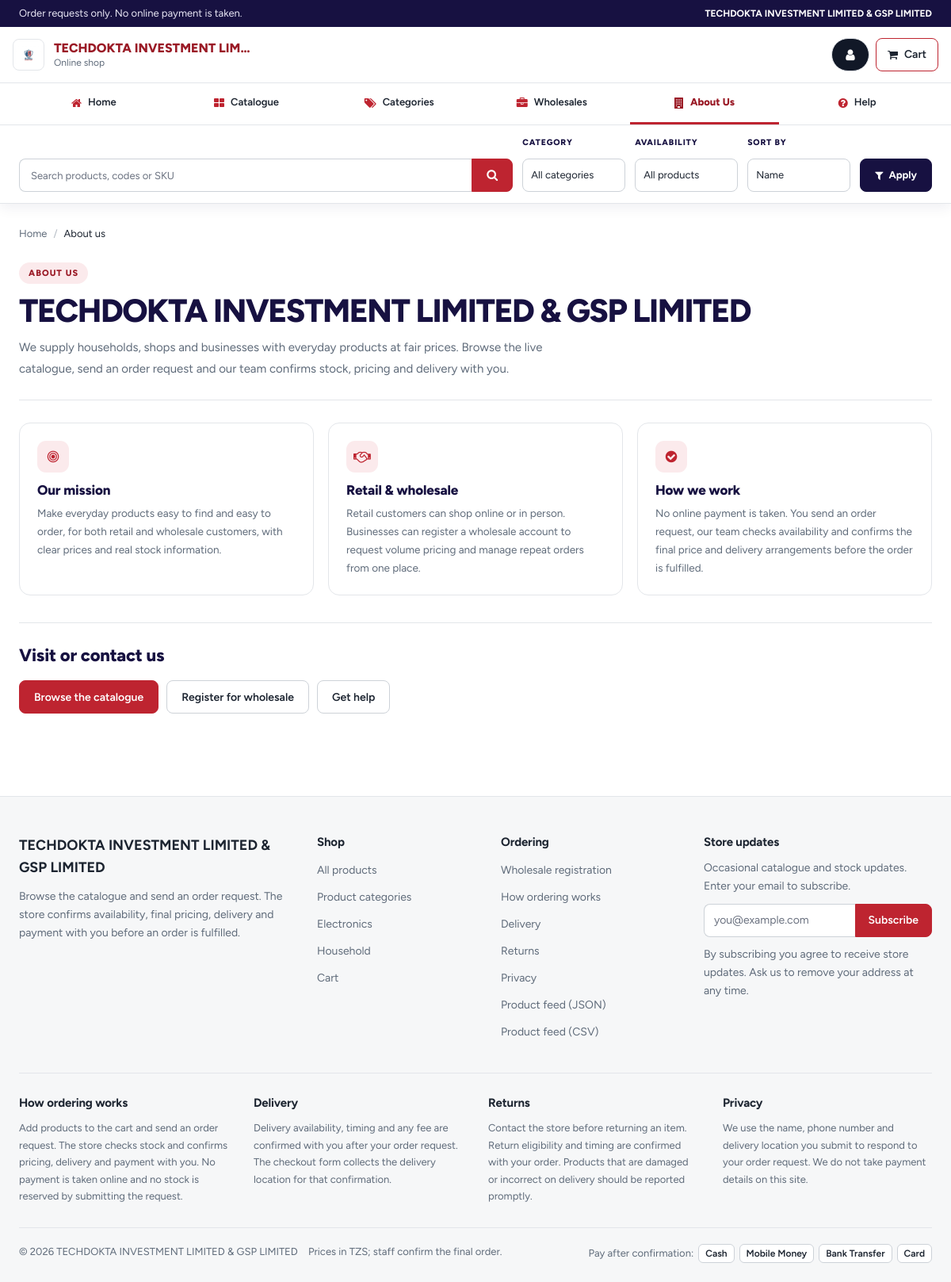
Page /about.php on the committed database.
### tables this page shows
CREATE TABLE `system_settings` (
  `setting_id` int(10) UNSIGNED NOT NULL,
  `tenant_id` int(10) UNSIGNED NOT NULL,
  `company_name` varchar(191) DEFAULT NULL,
  `company_email` varchar(191) DEFAULT NULL,
  `company_phone` varchar(50) DEFAULT NULL,
  `company_address` text DEFAULT NULL,
  `default_currency` varchar(10) NOT NULL DEFAULT 'TZS',
  `invoice_prefix` varchar(20) NOT NULL DEFAULT 'INV-',
  `invoice_next_number` int(10) UNSIGNED NOT NULL DEFAULT 1001,
  `apply_tax` tinyint(1) NOT NULL DEFAULT 1,
  `logo_path` varchar(255) DEFAULT NULL
);

CREATE TABLE `product_categories` (
  `category_id` int(10) UNSIGNED NOT NULL,
  `tenant_id` int(10) UNSIGNED NOT NULL,
  `parent_category_id` int(10) UNSIGNED DEFAULT NULL,
  `name` varchar(191) NOT NULL,
  `description` text DEFAULT NULL
);

CREATE TABLE `payment_methods` (
  `payment_method_id` int(10) UNSIGNED NOT NULL,
  `tenant_id` int(10) UNSIGNED NOT NULL,
  `name` varchar(100) NOT NULL
);

### helpers.php (called while the page is built, shortened)
<?php
function e($value) {
    return htmlspecialchars((string)$value, ENT_QUOTES, 'UTF-8');
}
function fetch_one($sql, ...$params) {
    global $conn;
    $stmt = $conn->prepare($sql);
    if ($params) {
        $types = '';
        foreach ($params as $p) {
            $types .= is_int($p) ? 'i' : (is_float($p) ? 'd' : 's');
        }
        $stmt->bind_param($types, ...$params);
    }
    $stmt->execute();
    $row = $stmt->get_result()->fetch_assoc();
    return $row;
}
function fetch_all($sql, ...$params) {
    global $conn;
    $stmt = $conn->prepare($sql);
    if ($params) {
        $types = '';
        foreach ($params as $p) {
            $types .= is_int($p) ? 'i' : (is_float($p) ? 'd' : 's');
        }
        $stmt->bind_param($types, ...$params);
    }
    $stmt->execute();
    $rows = $stmt->get_result()->fetch_all(MYSQLI_ASSOC);
    return $rows;
}

### storefront.php (called while the page is built, shortened)
<?php
function storefront_tenant() {
    $tenant = fetch_one(
        "SELECT t.*
           FROM tenants t
           LEFT JOIN system_settings s ON s.tenant_id = t.tenant_id
          ORDER BY (s.setting_id IS NULL) ASC, t.tenant_id ASC
          LIMIT 1"
    );
    return $tenant;
}
function storefront_settings($tenant) {
    $tenant_id = (int)($tenant['tenant_id'] ?? 0);
    $settings = $tenant_id > 0
        ? fetch_one("SELECT * FROM system_settings WHERE tenant_id = ? LIMIT 1", $tenant_id)
        : null;
    return $settings;
}
function storefront_company_name($tenant, $settings = null) {
    $name = trim((string)($settings['company_name'] ?? ''));
    return $name;
}
function storefront_currency($tenant, $settings = null) {
    if (is_array($settings) && !empty($settings['default_currency'])) {
        return (string)$settings['default_currency'];
    }
    return (string)($tenant['currency_code'] ?? 'TZS');
}
function storefront_cart() {
    $raw = $_SESSION['storefront_cart'] ?? [];
    $cart = [];
    return $cart;
}
function storefront_cart_count() {
    return array_sum(storefront_cart());
}
function storefront_image_path($path) {
    $path = trim((string)$path);
    $path = str_replace('\\', '/', $path);
    return file_exists(__DIR__ . '/' . ltrim($path, '/')) ? ltrim($path, '/') : '';
}
function storefront_logo($settings) {
    $logo = storefront_image_path($settings['logo_path'] ?? '');
    if ($logo !== '') return $logo;
    return file_exists(__DIR__ . '/assets/images/logo.png') ? 'assets/images/logo.png' : '';
}
function storefront_categories($tenant_id) {
    return fetch_all(
        "SELECT category_id, name
           FROM product_categories
          WHERE tenant_id = ?
          ORDER BY name ASC",
        (int)$tenant_id
    );
}
function storefront_payment_methods($tenant_id) {
    return fetch_all(
        "SELECT name FROM payment_methods WHERE tenant_id = ? ORDER BY payment_method_id",
        (int)$tenant_id
    );
}

### about.php (the view, shortened to what this page needs)
<?php
require_once __DIR__ . '/storefront.php';
$sf_tenant = storefront_tenant();
$sf_settings = storefront_settings($sf_tenant);
$sf_currency = storefront_currency($sf_tenant, $sf_settings);
$sf_tenant_id = (int)$sf_tenant['tenant_id'];
require __DIR__ . '/storefront-header.php';
?>
<main class="sf-main" id="sf-main">
    <?php require __DIR__ . '/storefront-filter-bar.php'; ?>
    <div class="sf-container sf-page">
        <nav aria-label="Breadcrumb">
            <ol class="sf-breadcrumb">
                <li><a href="index.php">Home</a></li>
                <li aria-current="page">About us</li>
            </ol>
        </nav>
        <div class="sf-info-hero">
            <span class="sf-info-eyebrow">About us</span>
            <h1><?php echo e($sf_company); ?></h1>
            <p>We supply households, shops and businesses with everyday products at fair prices.
               Browse the live catalogue, send an order request and our team confirms stock, pricing and delivery with you.</p>
        </div>
        <div class="sf-info-grid">
            <section class="sf-info-card">
                <i class="fa fa-bullseye" aria-hidden="true"></i>
                <h2>Our mission</h2>
                <p>Make everyday products easy to find and easy to order, for both retail and wholesale customers,
                   with clear prices and real stock information.</p>
            </section>
            <section class="sf-info-card">
                <i class="fa fa-handshake-o" aria-hidden="true"></i>
                <h2>Retail &amp; wholesale</h2>
                <p>Retail customers can shop online or in person. Businesses can register a wholesale account
                   to request volume pricing and manage repeat orders from one place.</p>
            </section>
            <section class="sf-info-card">
                <i class="fa fa-check-circle" aria-hidden="true"></i>
                <h2>How we work</h2>
                <p>No online payment is taken. You send an order request, our team checks availability and confirms
                   the final price and delivery arrangements before the order is fulfilled.</p>
            </section>
        </div>
        <section class="sf-info-section">
            <h2>Visit or contact us</h2>
            <div class="sf-info-actions">
                <a class="sf-btn sf-btn-primary" href="index.php?all=1#catalogue">Browse the catalogue</a>
                <a class="sf-btn" href="wholesale-registration.php">Register for wholesale</a>
                <a class="sf-btn" href="help.php">Get help</a>
            </div>
        </section>
    </div>
</main>
<?php require __DIR__ . '/storefront-footer.php'; ?>

### storefront-header.php (shortened to what this page needs)
<?php
$sf_settings = $sf_settings ?? storefront_settings($sf_tenant);
$sf_company = storefront_company_name($sf_tenant, $sf_settings);
$sf_logo = storefront_logo($sf_settings);
$sf_cart_count = storefront_cart_count();
$sf_search_q = $sf_search_q ?? '';
$sf_tenant_id = $sf_tenant_id ?? (int)$sf_tenant['tenant_id'];
$sf_nav_categories = $sf_nav_categories ?? storefront_categories($sf_tenant_id);
$sf_is_catalogue = basename((string)($_SERVER['SCRIPT_NAME'] ?? '')) === 'index.php';
$sf_current_script = basename((string)($_SERVER['SCRIPT_NAME'] ?? 'index.php'));
$sf_is_shop_all = $sf_is_catalogue && !empty($_GET['all']);
$sf_is_category_filter = $sf_is_catalogue && !empty($sf_category) && !$sf_is_shop_all;
$sf_tab_home = $sf_is_catalogue && !$sf_is_shop_all && !$sf_is_category_filter && $sf_search_q === '';
$sf_tab_catalogue = $sf_is_catalogue && !$sf_tab_home;
?>
<!DOCTYPE html>
<html lang="en">
<head>
    <link href="https://fonts.bunny.net/css?family=figtree:400,500,600,700,800,900|plus-jakarta-sans:400,500,600,700,800,900&display=swap" rel="stylesheet">
    <link rel="stylesheet" href="assets/css/bootstrap.min.css?v=<?php echo filemtime('assets/css/bootstrap.min.css'); ?>">
    <link rel="stylesheet" href="assets/css/font-awesome.min.css?v=<?php echo filemtime('assets/css/font-awesome.min.css'); ?>">
    <link rel="stylesheet" href="assets/css/storefront.css?v=<?php echo filemtime('assets/css/storefront.css'); ?>">
    <link rel="stylesheet" href="assets/css/visionshop-tailwind.css?v=<?php echo filemtime('assets/css/visionshop-tailwind.css'); ?>">
</head>
<body class="sf-body">
<header class="sf-header">
    <div class="sf-topbar">
        <div class="sf-container sf-topbar-inner">
            <span>Order requests only. No online payment is taken.</span>
            <nav class="sf-company-links" aria-label="About our company">
                <a href="index.php#about-us"><?php echo e($sf_company); ?></a>
            </nav>
        </div>
    </div>
    <div class="sf-header-inner">
        <a class="sf-brand" href="index.php" aria-label="<?php echo e($sf_company); ?> Online shop home">
            <?php if ($sf_logo !== ''): ?>
                <img src="<?php echo e($sf_logo); ?>" alt="" class="sf-brand-logo">
            <?php endif; ?>
            <span class="sf-brand-text">
                <strong><?php echo e($sf_company); ?></strong>
                <small>Online shop</small>
            </span>
        </a>
        <div class="sf-actions">
            <a class="sf-header-link" href="login.php" aria-label="Log in" title="Log in">
                <i class="fa fa-user" aria-hidden="true"></i>
            </a>
            <a class="sf-cart-link" href="cart.php" aria-label="Cart, <?php echo (int)$sf_cart_count; ?> item(s)">
                <i class="fa fa-shopping-cart" aria-hidden="true"></i>
                <span>Cart</span>
            </a>
        </div>
    </div>
    <div class="sf-tabbar">
        <div class="sf-container">
            <nav class="sf-tabs" aria-label="Shop navigation">
                <a class="sf-tab" href="index.php" <?php echo $sf_tab_home ? 'aria-current="page"' : ''; ?>>
                    <i class="fa fa-home" aria-hidden="true"></i><span>Home</span>
                </a>
                <a class="sf-tab" href="index.php?all=1#catalogue" <?php echo $sf_tab_catalogue ? 'aria-current="page"' : ''; ?>>
                    <i class="fa fa-th-large" aria-hidden="true"></i><span>Catalogue</span>
                </a>
                <a class="sf-tab" href="categories.php" <?php echo $sf_current_script === 'categories.php' ? 'aria-current="page"' : ''; ?>>
                    <i class="fa fa-tags" aria-hidden="true"></i><span>Categories</span>
                </a>
                <a class="sf-tab" href="wholesale-registration.php" <?php echo $sf_current_script === 'wholesale-registration.php' ? 'aria-current="page"' : ''; ?>>
                    <i class="fa fa-briefcase" aria-hidden="true"></i><span>Wholesales</span>
                </a>
                <a class="sf-tab" href="about.php" <?php echo $sf_current_script === 'about.php' ? 'aria-current="page"' : ''; ?>>
                    <i class="fa fa-building" aria-hidden="true"></i><span>About Us</span>
                </a>
                <a class="sf-tab" href="help.php" <?php echo $sf_current_script === 'help.php' ? 'aria-current="page"' : ''; ?>>
                    <i class="fa fa-question-circle" aria-hidden="true"></i><span>Help</span>
                </a>
            </nav>
        </div>
    </div>
</header>

### storefront-footer.php (shortened to what this page needs)
<?php
$sf_footer_company = storefront_company_name($sf_tenant, $sf_settings);
$sf_footer_categories = storefront_categories($sf_tenant_id);
$sf_payment_methods = storefront_payment_methods($sf_tenant_id);
?>
<footer class="sf-footer" id="footer">
    <div class="sf-container">
        <div class="sf-footer-grid">
            <div class="sf-footer-about" id="contact">
                <div class="sf-footer-brand"><?php echo e($sf_footer_company); ?></div>
                <p>Browse the catalogue and send an order request. The store confirms availability, final pricing, delivery and payment with you before an order is fulfilled.</p>
            </div>
            <div>
                <h2 class="sf-footer-title">Shop</h2>
                <ul class="sf-footer-links">
                    <li><a href="index.php">All products</a></li>
                    <li><a href="categories.php">Product categories</a></li>
                    <?php foreach (array_slice($sf_footer_categories, 0, 6) as $sf_footer_category): ?>
                        <li><a href="index.php?category=<?php echo (int)$sf_footer_category['category_id']; ?>#catalogue"><?php echo e($sf_footer_category['name']); ?></a></li>
                    <?php endforeach; ?>
                    <li><a href="cart.php">Cart</a></li>
                </ul>
            </div>
            <div>
                <h2 class="sf-footer-title">Ordering</h2>
                <ul class="sf-footer-links">
                    <li><a href="wholesale-registration.php">Wholesale registration</a></li>
                    <li><a href="index.php#ordering">How ordering works</a></li>
                    <li><a href="index.php#delivery">Delivery</a></li>
                    <li><a href="index.php#returns">Returns</a></li>
                    <li><a href="index.php#privacy">Privacy</a></li>
                    <li><a href="product-feed.php?format=json">Product feed (JSON)</a></li>
                    <li><a href="product-feed.php?format=csv">Product feed (CSV)</a></li>
                </ul>
            </div>
            <div>
                <h2 class="sf-footer-title">Store updates</h2>
                <p class="sf-footer-note">Occasional catalogue and stock updates. Enter your email to subscribe.</p>
                <form class="sf-newsletter" id="newsletter" method="post" action="newsletter-subscribe.php">
                    <input type="email" id="newsletter-email" name="email" maxlength="191" required
                           autocomplete="email" placeholder="you@example.com">
                    <button type="submit">Subscribe</button>
                </form>
                <p class="sf-footer-note">By subscribing you agree to receive store updates. Ask us to remove your address at any time.</p>
            </div>
        </div>
        <div class="sf-footer-policies" id="policies">
            <div id="ordering">
                <h2 class="sf-footer-title">How ordering works</h2>
                <p>Add products to the cart and send an order request. The store checks stock and confirms pricing, delivery and payment with you. No payment is taken online and no stock is reserved by submitting the request.</p>
            </div>
            <div id="delivery">
                <h2 class="sf-footer-title">Delivery</h2>
                <p>Delivery availability, timing and any fee are confirmed with you after your order request. The checkout form collects the delivery location for that confirmation.</p>
            </div>
            <div id="returns">
                <h2 class="sf-footer-title">Returns</h2>
                <p>Contact the store before returning an item. Return eligibility and timing are confirmed with your order. Products that are damaged or incorrect on delivery should be reported promptly.</p>
            </div>
            <div id="privacy">
                <h2 class="sf-footer-title">Privacy</h2>
                <p>We use the name, phone number and delivery location you submit to respond to your order request. We do not take payment details on this site.</p>
            </div>
        </div>
        <div class="sf-footer-bottom">
            <div>
                <span>&copy; <?php echo date('Y'); ?> <?php echo e($sf_footer_company); ?></span>
                <span class="sf-footer-sep">Prices in <?php echo e($sf_currency ?? storefront_currency($sf_tenant, $sf_settings)); ?>; staff confirm the final order.</span>
            </div>
            <div class="sf-payment-methods" aria-label="Payment methods accepted after order confirmation">
                <span>Pay after confirmation:</span>
                <?php foreach ($sf_payment_methods as $sf_payment_method): ?>
                    <strong><?php echo e($sf_payment_method['name']); ?></strong>
                <?php endforeach; ?>
            </div>
        </div>
    </div>
</footer>
</body>
</html>

### rows in the picture
system_settings: company_name "TECHDOKTA INVESTMENT LIMITED & GSP LIMITED", logo_path (picture), company_name "TECHDOKTA INVESTMENT LIM…", default_currency "TZS"
product_categories: name "Electronics"
product_categories: name "Household"
payment_methods: name "Cash"
payment_methods: name "Mobile Money"
payment_methods: name "Bank Transfer"
payment_methods: name "Card"
